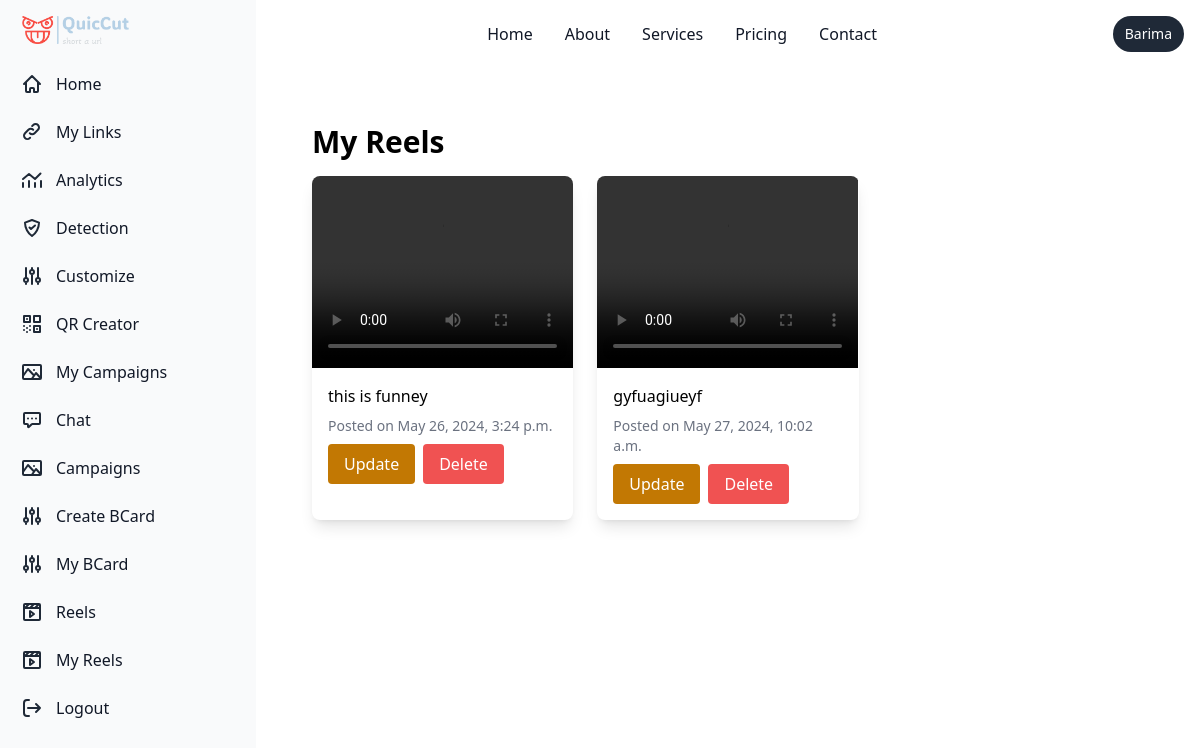
Before: /reels/my-reels/ (signed in) with the older database file.
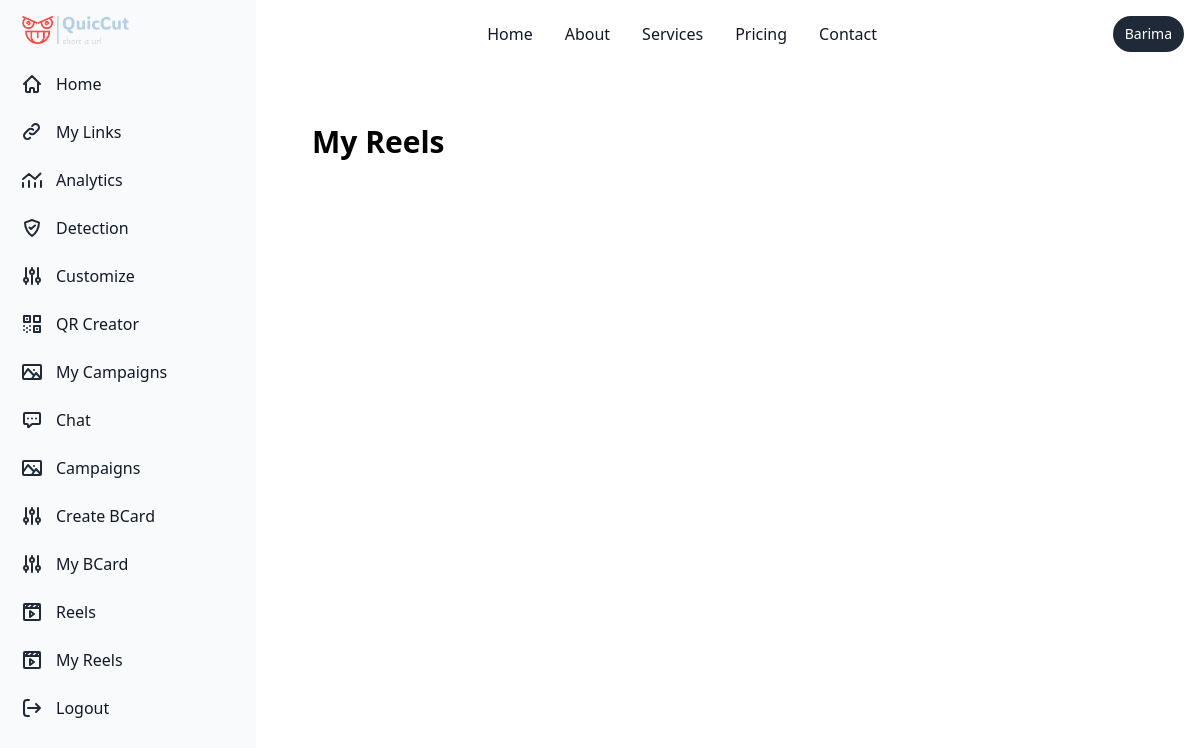
After: the same page with the newer database file.
### reels/models.py (models this page shows, shortened)
class Reel(models.Model):
    user = models.ForeignKey(User, on_delete=models.CASCADE)
    video = models.FileField(upload_to='reels/')
    description = models.CharField(max_length=255)
    url = models.URLField()
    created_at = models.DateTimeField(auto_now_add=True)

### reels/views.py (the view)
# urls.py: path('my-reels/', views.my_reels, name='my_reels'),
@login_required
def my_reels(request):
    user_reels = Reel.objects.filter(user=request.user)
    return render(request, 'reels/my_reels.html', {'user_reels': user_reels})

### chat/templatetags/chat_tags.py (called while the page is built)
@register.simple_tag
def unread_message_count(user):
    return Message.objects.filter(receiver=user, is_read=False).count()

### templates/reels/my_reels.html (shortened to what this page needs)
{% extends "basehome/base.html" %}
{% block content %}
<div class="p-10 sm:ml-64">
<div class="container mx-auto p-4">
    <h1 class="text-3xl font-bold mb-4">My Reels</h1>
    <div class="grid grid-cols-1 md:grid-cols-2 lg:grid-cols-3 gap-6">
        {% for reel in user_reels %}
        <div class="bg-white shadow-lg rounded-lg overflow-hidden">
            <video class="w-full h-48 object-cover" controls>
                <source src="{{ reel.video.url }}" type="video/mp4">
            </video>
            <div class="p-4">
                <p class="mb-2">{{ reel.description }}</p>
                <p class="text-sm text-gray-500">Posted on {{ reel.created_at }}</p>
                <div class="flex space-x-2 mt-2">
                    <a href="{% url 'reel_update' reel.id %}" class="bg-yellow-500 text-white px-4 py-2 rounded">Update</a>
                    <form action="{% url 'reel_delete' reel.id %}" method="post">
                        <button type="submit" class="bg-red-500 text-white px-4 py-2 rounded">Delete</button>
                    </form>
                </div>
            </div>
        </div>
        {% endfor %}
    </div>
</div>
</div>
{% endblock %}

Changed rows visible on the page:
removed Reel: description "this is funney", created_at "May 26, 2024, 3:24 p.m."
removed Reel: description "gyfuagiueyf", created_at "May 27, 2024, 10:02 a.m."
